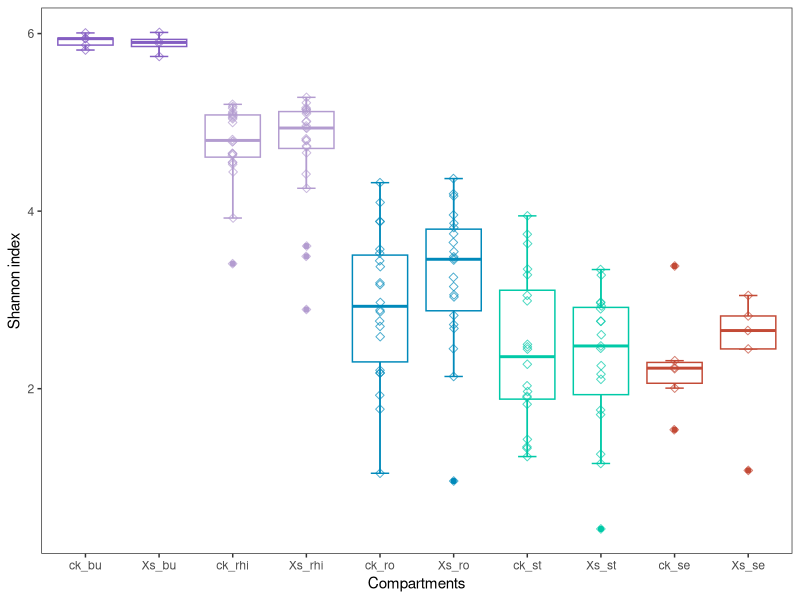
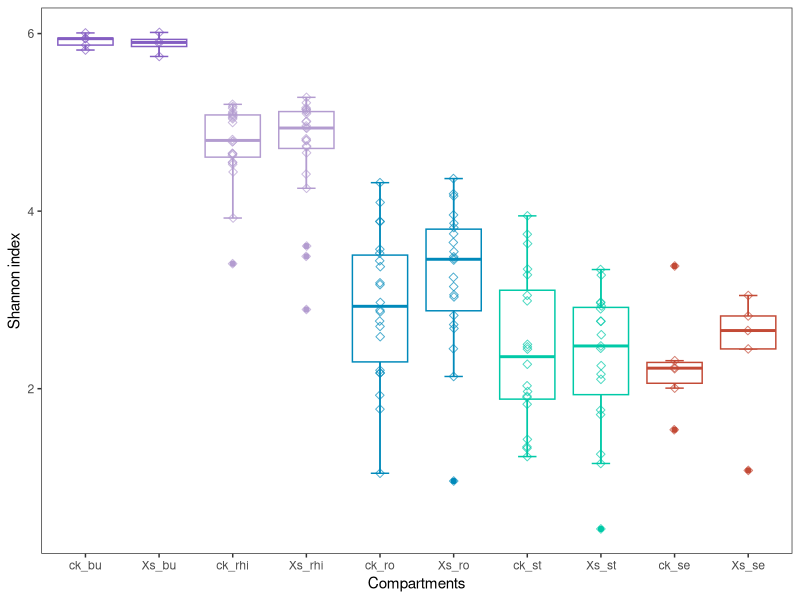

Generate these figures, in order, with R:
#Result1,Figuer C,alpha_diversity_compartment
#Author: Xing Wang

getwd()
rm(list = ls())

library(tidyverse)
df<-read.csv("compartment.csv")
head(df)

library(ggplot2)

df$SampleID <- factor(df$SampleID, levels=c('ck', 'xs'))

p= ggplot(data=df,aes(x=factor(Compartments,level = c("ck_bu","Xs_bu","ck_rhi","Xs_rhi","ck_ro","Xs_ro","ck_st","Xs_st","ck_se","Xs_se")), y=Shannon, color=Compartments))+
  stat_boxplot(geom = "errorbar",
               width=0.25,
               position = position_dodge(0.9))+
  geom_boxplot(position = position_dodge(0.9))+
  
  geom_jitter(position=position_jitterdodge(0.01),size=2,alpha=0.7,shape=23)+
  theme_bw()+
  theme(legend.position = "NA")+theme(panel.grid=element_blank())+
  
  guides(fill=guide_legend(title=NULL))+
  labs(x="Compartments", y="Shannon index")+
  
  scale_color_manual(aesthetics="color",values = c("#845EC2","#B39CD0","#0089BA","#C34A36","#00C9A7","#845EC2","#B39CD0","#0089BA","#C34A36","#00C9A7"))

p
ggsave(paste("compartment.pdf", sep=""), p, width = 4, height = 4)

p
ggsave(paste("compartment.png", sep=""), p, width = 4, height = 4)


# 统计组间是否显著差异
# anova对指数与分组统计
Shannon_stats <- aov(Shannon ~ Compartments, data = df)
# 使用TukeyHSD对组间进行检验，效正pvalue
Tukey_HSD_Shannon <- TukeyHSD(Shannon_stats, ordered = FALSE, conf.level = 0.95)
# 结果中提取需要的结果
Tukey_HSD_Shannon_table <- as.data.frame(Tukey_HSD_Shannon$Compartments)
# 预览结果
Tukey_HSD_Shannon_table
# 保存结果到文件，按Pvaule值由小到大排序
write.table(Tukey_HSD_Shannon_table[order(Tukey_HSD_Shannon_table$p, decreasing=FALSE), ], file="compartments_stat.txt",append = FALSE, quote = FALSE, sep="\t",eol = "\n", na = "NA", dec = ".", row.names = TRUE,col.names = TRUE)


